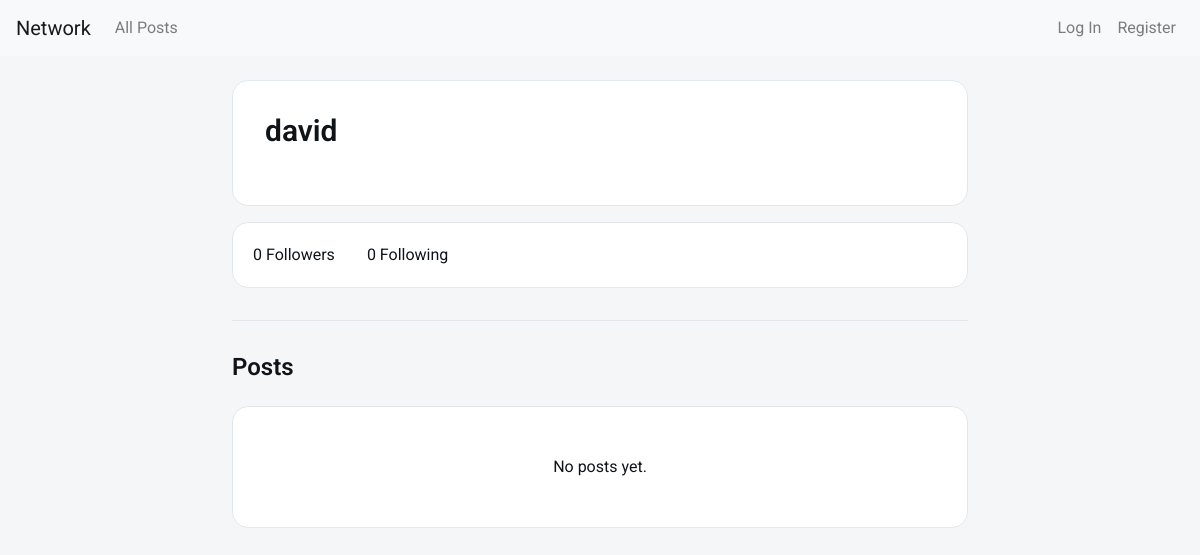
/profile/david, run on an earlier commit of the app's database.
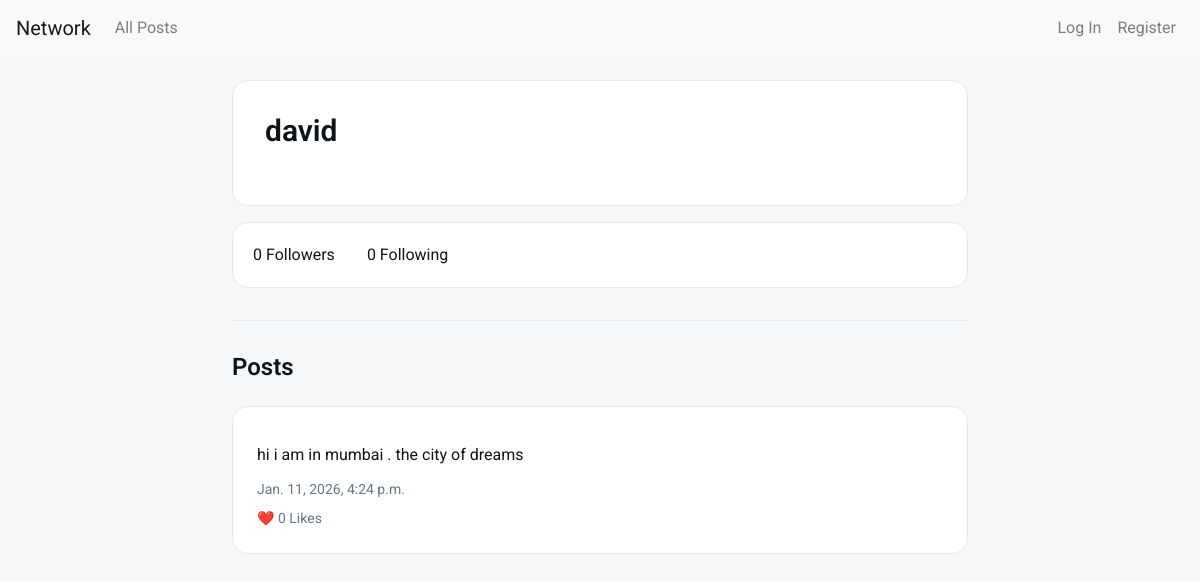
And on a later commit of the database.
### network/models.py (models this page shows, shortened)
class Post(models.Model):
    user = models.ForeignKey(User, on_delete=models.CASCADE, related_name="posts")
    content = models.TextField()
    timestamp = models.DateTimeField(auto_now_add=True)
    likes = models.ManyToManyField(User, related_name="liked_posts", blank=True)

### network/views.py (the view)
# urls.py: path("profile/<str:username>", views.profile, name="profile"),
def profile(request, username):
    profile_user = get_object_or_404(User, username=username)
    posts = Post.objects.filter(user=profile_user).order_by("-timestamp")
    followers_count = Follow.objects.filter(following=profile_user).count()
    following_count = Follow.objects.filter(follower=profile_user).count()
    is_following = False
    if request.user.is_authenticated and request.user != profile_user:
        is_following = Follow.objects.filter(
            follower=request.user, following=profile_user
        ).exists()
    return render(
        request,
        "network/profile.html",
        {
            "profile_user": profile_user,
            "posts": posts,
            "followers_count": followers_count,
            "following_count": following_count,
            "is_following": is_following,
        },
    )

### network/templates/network/profile.html (shortened to what this page needs)
{% extends "network/layout.html" %}
{% block body %}
<div class="container">
<div class="profile-header">
    <h2>{{ profile_user.username }}</h2>
</div>
<div class="profile-stats">
    <span>{{ followers_count }} Followers</span>
    <span>{{ following_count }} Following</span>
</div>
<hr>
<h3>Posts</h3>
{% for post in posts %}
    <div class="post">
        <div class="post-content" id="content-{{ post.id }}">
            {{ post.content }}
        </div>
        <div class="post-time">
            {{ post.timestamp }}
        </div>
        <div class="post-actions">
            ❤️ <span id="likes-{{ post.id }}">{{ post.likes.count }}</span> Likes
        </div>
    </div>
{% empty %}
    <p>No posts yet.</p>
{% endfor %}
</div>
{% endblock %}

What changed in the data, as far as the page shows it:
added Post: content "hi i am in mumbai . the city of dreams", timestamp "Jan. 11, 2026, 4:24 p.m.", likes.count "0"
Also different on the page:
text no longer shown: "No posts yet."
